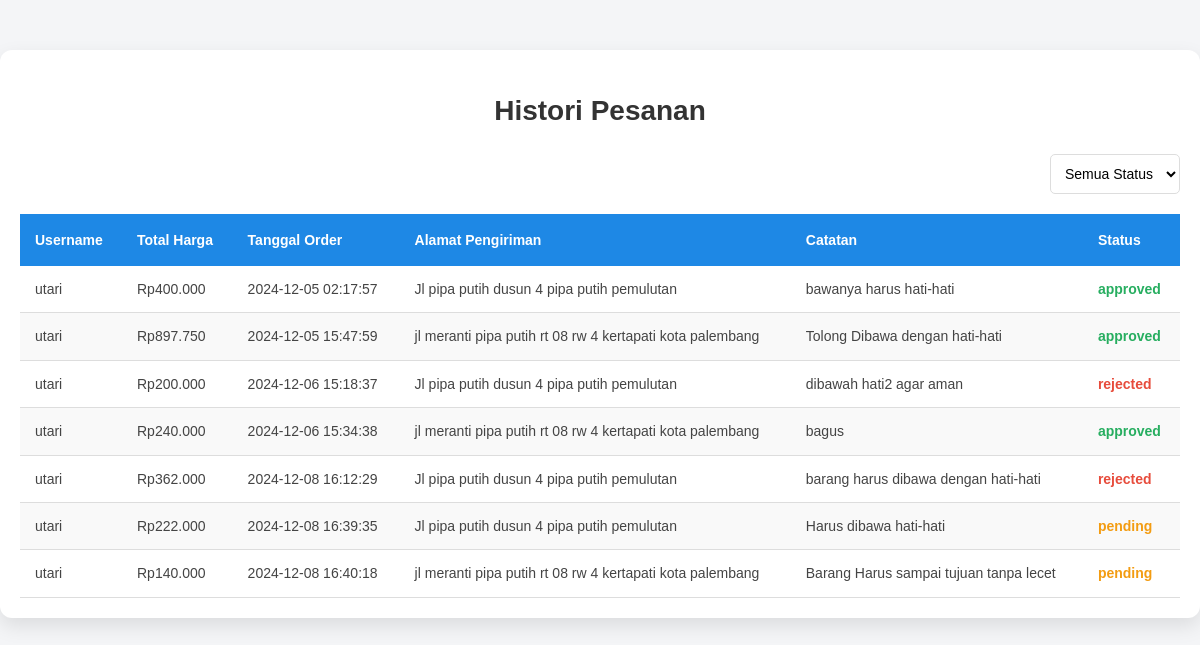
The app's page /admin/histori_pesanan.php with its own data.
### tables this page shows
CREATE TABLE `orders` (
  `id_order` int(11) NOT NULL,
  `id_user` int(11) NOT NULL,
  `status` enum('pending','approved','rejected') DEFAULT 'pending',
  `total_harga` decimal(10,2) NOT NULL,
  `tanggal_order` timestamp NOT NULL DEFAULT current_timestamp(),
  `ppn` decimal(10,2) DEFAULT 0.00,
  `alamat_pengiriman` text NOT NULL,
  `catatan` text DEFAULT NULL,
  `id_admin` int(11) DEFAULT NULL
);

CREATE TABLE `users` (
  `id_user` int(11) NOT NULL,
  `username` varchar(50) NOT NULL,
  `password` varchar(255) NOT NULL,
  `role` enum('admin','user') DEFAULT 'user'
);

### admin/histori_pesanan.php (the view, shortened to what this page needs)
<?php
include '../db/config.php';
$sql = "SELECT orders.*, users.username FROM orders JOIN users ON orders.id_user = users.id_user";
$result = $conn->query($sql);
?>
<!DOCTYPE html>
<html lang="id">
<head>
</head>
<body>
    <div class="container">
        <h1>Histori Pesanan</h1>
        <div class="filter-container">
            <form method="GET" action="">
                <select name="filter_status" id="filter_status" onchange="this.form.submit()">
                    <option value="">Semua Status</option>
                </select>
            </form>
        </div>
        <table>
            <thead>
                <tr>
                    <th>Username</th>
                    <th>Total Harga</th>
                    <th>Tanggal Order</th>
                    <th>Alamat Pengiriman</th>
                    <th>Catatan</th>
                    <th>Status</th>
                </tr>
            </thead>
            <tbody>
                <?php
                if ($result->num_rows > 0) {
                    while ($row = $result->fetch_assoc()) {
                        echo "<tr>";
                        echo "<td>" . htmlspecialchars($row['username']) . "</td>";
                        echo "<td>Rp" . number_format($row['total_harga'], 0, ',', '.') . "</td>";
                        echo "<td>" . htmlspecialchars($row['tanggal_order']) . "</td>";
                        echo "<td>" . htmlspecialchars($row['alamat_pengiriman']) . "</td>";
                        echo "<td>" . htmlspecialchars($row['catatan']) . "</td>";
                        echo "<td class='status-" . strtolower($row['status']) . "'>" . $row['status'] . "</td>";
                        echo "</tr>";
                    }
                } else {
                    echo "<tr><td colspan='7' style='text-align: center; font-style: italic; color: #999;'>Tidak ada data cuy.</td></tr>";
                }
                ?>
            </tbody>
        </table>
    </div>
</body>
</html>

### admin/histori_pesanan.php (style rules this page uses)
body { font-family: Arial, sans-serif; background-color: #f4f5f7; color: #444; line-height: 1.6; margin: 0; padding: 0; }
.container { max-width: 1200px; margin: 50px auto; background: #ffffff; border-radius: 12px; box-shadow: 0 8px 20px rgba(0, 0, 0, 0.1); padding: 20px; }
h1 { text-align: center; font-size: 28px; color: #333; margin-bottom: 20px; font-weight: 600; }
.filter-container { display: flex; justify-content: flex-end; margin-bottom: 20px; }
.filter-container select { padding: 10px; font-size: 14px; border-radius: 5px; border: 1px solid #ddd; background-color: #fff; margin-left: 10px; }
table { width: 100%; border-collapse: collapse; margin-top: 20px; }
thead { background-color: #1e88e5; color: #ffffff; }
thead th { padding: 15px; text-align: left; font-size: 14px; }
tbody tr { border-bottom: 1px solid #dddddd; }
tbody tr:nth-child(even) { background-color: #f9f9f9; }
tbody td { padding: 12px 15px; font-size: 14px; text-align: left; }
.status-pending { color: #f39c12; font-weight: bold; }
.status-approved { color: #27ae60; font-weight: bold; }
.status-rejected { color: #e74c3c; font-weight: bold; }

### records on screen
orders: id_user.username "utari", total_harga "400.000", tanggal_order "2024-12-05 02:17:57", alamat_pengiriman "Jl pipa putih dusun 4 pipa putih pemulutan", catatan "bawanya harus hati-hati", status "approved"
orders: id_user.username "utari", total_harga "897.750", tanggal_order "2024-12-05 15:47:59", alamat_pengiriman "jl meranti pipa putih rt 08 rw 4 kertapati kota palembang", catatan "Tolong Dibawa dengan hati-hati", status "approved"
orders: id_user.username "utari", total_harga "200.000", tanggal_order "2024-12-06 15:18:37", alamat_pengiriman "Jl pipa putih dusun 4 pipa putih pemulutan", catatan "dibawah hati2 agar aman", status "rejected"
orders: id_user.username "utari", total_harga "240.000", tanggal_order "2024-12-06 15:34:38", alamat_pengiriman "jl meranti pipa putih rt 08 rw 4 kertapati kota palembang", catatan "bagus", status "approved"
orders: id_user.username "utari", total_harga "362.000", tanggal_order "2024-12-08 16:12:29", alamat_pengiriman "Jl pipa putih dusun 4 pipa putih pemulutan", catatan "barang harus dibawa dengan hati-hati", status "rejected"
orders: id_user.username "utari", total_harga "222.000", tanggal_order "2024-12-08 16:39:35", alamat_pengiriman "Jl pipa putih dusun 4 pipa putih pemulutan", catatan "Harus dibawa hati-hati", status "pending"
orders: id_user.username "utari", total_harga "140.000", tanggal_order "2024-12-08 16:40:18", alamat_pengiriman "jl meranti pipa putih rt 08 rw 4 kertapati kota palembang", catatan "Barang Harus sampai tujuan tanpa lecet", status "pending"
